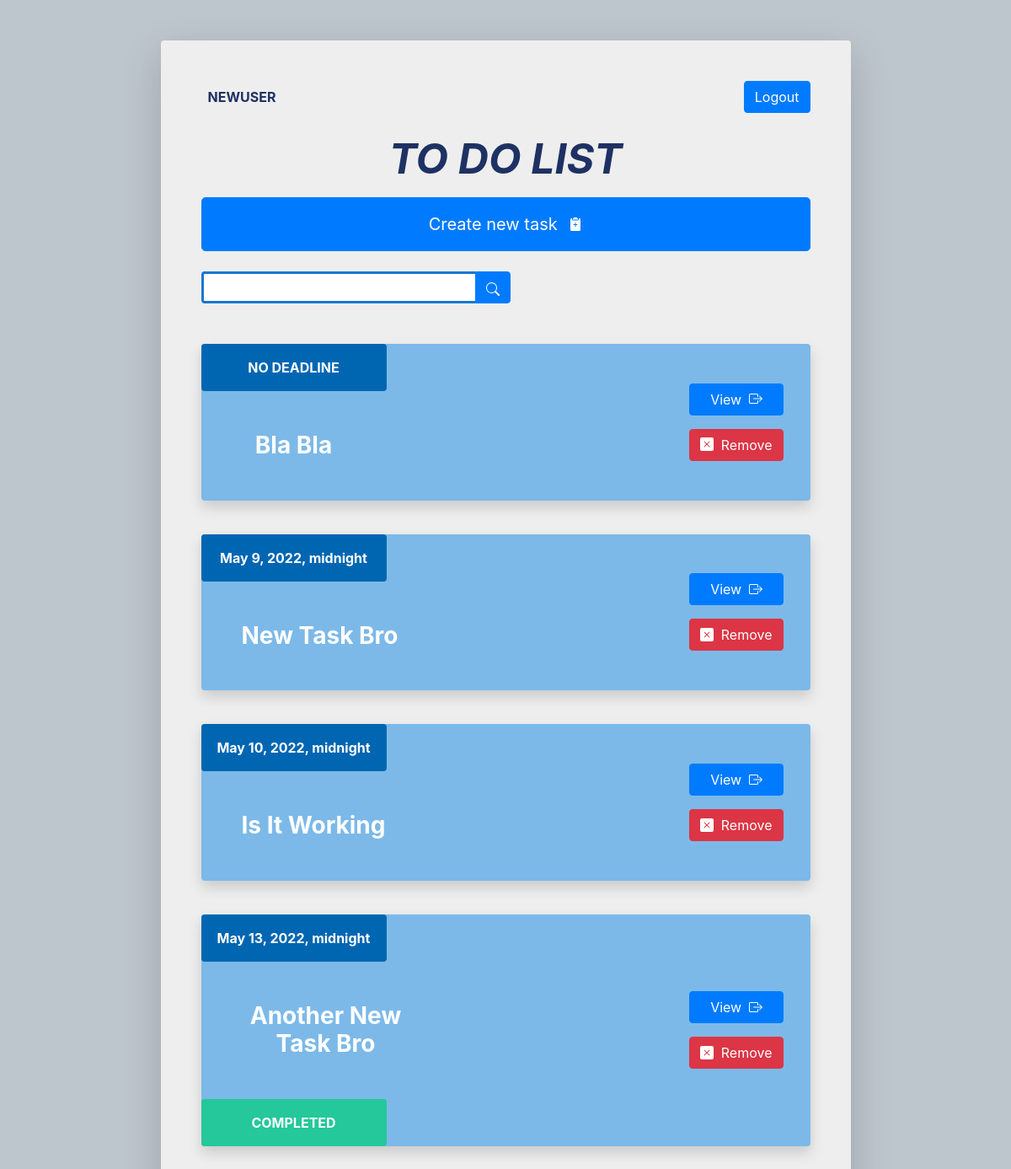
Screenshot of / (signed in) with the database file from the repository.
### todoapp/models.py (models this page shows, shortened)
class Todo(models.Model):
    user = models.ForeignKey(User, on_delete=models.CASCADE, null=True, blank=True)
    task_title = models.CharField(max_length=200)
    task_description = models.TextField(null=True, blank=True)
    task_deadline = models.DateTimeField(null=True, blank=True)
    is_completed = models.BooleanField(default=False)
    class Meta:
        ordering = ['is_completed', 'task_deadline']

### todoapp/views.py (the view)
# urls.py: path('', views.TodoListView.as_view(), name='index'),
class TodoListView(LoginRequiredMixin, ListView):
    model = Todo
    template_name = 'todoapp/index.html'
    context_object_name = 'task_list'
    def get_context_data(self, **kwargs):
        context = super().get_context_data(**kwargs)
        context['task_list'] = context['task_list'].filter(user=self.request.user)
        search_text = self.request.GET.get('search-area') or ''
        if search_text:
            context['task_list'] = context['task_list'].filter(task_title__startswith=search_text)
        context['search_text'] = search_text
        return context

### todoapp/templates/todoapp/index.html (shortened to what this page needs)
{% extends 'todoapp/base.html' %}
{% block content %}
<div class="d-flex flex-column align-items-center shadow-lg p-3 p-sm-5 my-4 mt-sm-5 rounded" id="main-page">
    <div class="d-flex flex-row align-items-center w-100 justify-content-between">
        {% if request.user.is_authenticated %}
            <p class="mb-0 pr-4 pl-2 font-weight-bold text-break custom-color">{{ request.user|upper }}</p>
            <a href="{% url 'todoapp:logout' %}" class="btn btn-primary" role="button">Logout</a>
        {% else %}
            <a href="{% url 'todoapp:login' %}">Login</a>
        {% endif %}
    </div>
    <h1 class="mt-4 mb-0 font-weight-bold custom-color" id="app-name">TO DO LIST</h1>
    <a href="{% url 'todoapp:task-create' %}" class="btn btn-primary btn-lg btn-block my-4 my-sm-3 py-sm-3 py-2" role="button" id="create-task">
        Create new task
    </a>
    <form method="get" class="d-flex flex-row  w-100  mt-2">
        <div class="form-group mb-2" id="search-div">
            <input type="text" name="search-area" class="form-control rounded-left" value="{{search_text}}" id="search-input">
        </div>
        <button type="submit" class="btn btn-primary mb-2 rounded-right" value="Search" id="search-btn">
        </button>
    </form>
    {% if task_list %}
        <div class="w-100 mt-4" >
        {% for task in task_list %}
            <div class="d-flex flex-column flex-md-row align-items-center justify-content-between shadow rounded mt-3" id="task-block">
                <div class="d-flex flex-column align-items-center" id="task-content">
                    {% if task.task_deadline %}
                        <p class=" p-3 mb-0 font-weight-bold text-white rounded align-self-md-start" id="task-deadline">{{ task.task_deadline }}</p>
                    {% else %}
                        <p class=" p-3 mb-0 font-weight-bold text-white rounded  align-self-md-start" id="task-deadline">NO DEADLINE</p>
                    {% endif %}
                    <h3 class="m-5  mx-md-4 mx-lg-5 font-weight-bold" id="task-title">{{ task.task_title|title }}</h3>
                    {% if task.is_completed %}
                        <p class=" p-3 mb-0 font-weight-bold text-white rounded align-self-md-start" id="is-completed">COMPLETED</p>
                    {% endif %}
                </div>
                <div class=" mx-0 my-3 m-md-4  d-flex flex-row flex-md-column">
                    <a href="{% url 'todoapp:detail' task.id %}" class="btn btn-primary m-2" role="button">
                        View
                    </a>
                    <a href="{% url 'todoapp:task-delete' task.id %}" class="btn btn-danger m-2" role="button">
                        Remove
                    </a>
                </div>
            </div>
            <br>
        {% endfor %}
        </div>
    {% else %}
        <h3 class="mt-5">NO TASKS FOUND</h3>
    {% endif %}
</div>
{% endblock %}

### todoapp/static/todoapp/style.css (style rules this page uses)
body { background-color: #BEC6CD; }
#main-page { width: 100%; background-color: #EEEEEE; }
#app-name { font-size: 36px; font-style: italic; text-align: center; }
.custom-color { color: #1E3163; }
#search-div { width: 100%; }
#search-input { border-radius: 0px; border: 3px solid #1976D2; border-right: none; }
#search-btn { border-radius: 0px; }
#task-content { width: 100%; }
#task-deadline { text-align: center; width: 220px; background-color: #0066b2 }
#is-completed { width: 100%; text-align: center; background-color: #24C89A; }
#task-block { background-color: #7CB9E8; }
#task-title { max-width: 200px; color: #ffff; text-align: center; }
@media screen and (min-width: 576px) { #main-page, #task-create { width: 90%; } }
@media screen and (min-width: 576px) { #app-name { font-size: 50px; } }
@media screen and (min-width: 768px) { #main-page, #task-create { width: 70%; } }
@media screen and (min-width: 768px) { #is-completed { width: 220px; } }
@media screen and (min-width: 768px) { #task-content { width: auto; } }
@media screen and (min-width: 768px) { #search-div { width: 45%; } }

### rows the page displays
Todo: shows "NO DEADLINE", task_title "Bla Bla"
Todo: task_deadline "May 9, 2022, midnight", task_title "New Task Bro"
Todo: task_deadline "May 10, 2022, midnight", task_title "Is It Working"
Todo: task_deadline "May 13, 2022, midnight", task_title "Another New Task Bro", is_completed "COMPLETED"

### other values shown
{{ request.user|upper }} "NEWUSER"
